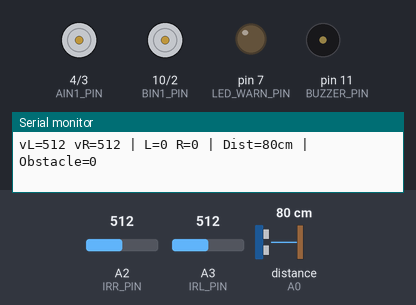
Simulated run of this sketch. Board: Arduino Uno, built with avr-gcc and run on an emulated ATmega328P. Parts: motor-driver pin pairs drawn as motors (green arrow = first pin HIGH = forward, orange = second pin HIGH = backward, longer = more drive, scaled by the enable pin), output pins drawn as LEDs (lit = HIGH), buzzer (waves = sounding), the last lines printed to the serial monitor. Wiring (inferred from the names in the program): ultrasonic range finder: trigger pin 13; echo A0. Inputs (shaded band) come from the test bench; at power-on: distance to the obstacle (sensor on A0) 80 cm, A2 (IRR_PIN) = 512, A3 (IRL_PIN) = 512. The echo pulse lasts 58.3 µs per cm; pins used as bus, display or sensor lines are not drawn.

Above: at 1.2 s.
1.3 s: distance to the obstacle (sensor on A0) set to 4 cm
At 1.38 s:
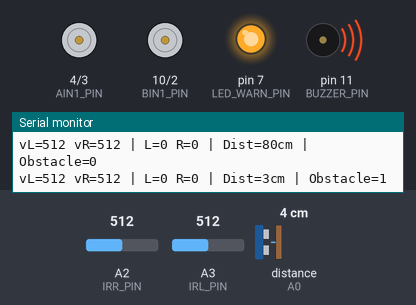
4.3 s: A2 (IRR_PIN) set to 985
7.3 s: A2 (IRR_PIN) set to 1009
10.3 s: distance to the obstacle (sensor on A0) set to 18 cm
At 11.3 s:
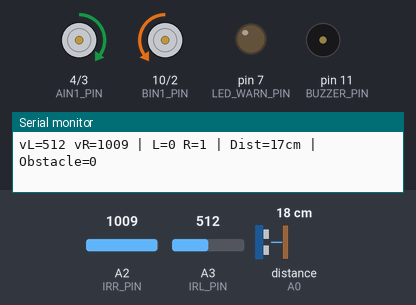
11.8 s: A3 (IRL_PIN) set to 744
14.8 s: A3 (IRL_PIN) set to 765
At 16.2 s:
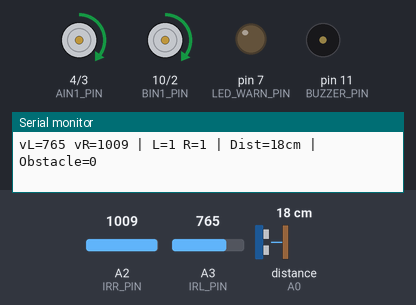
Timing chart, 0 to 17.3 s (numbered marks = the images above; inputs shaded):
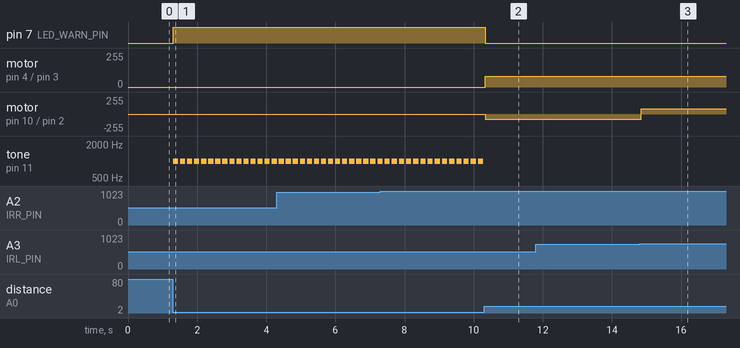

Measured:
- the behaviour switches between 750 and 751 on A3 (IRL_PIN) (found by bisection; images 2 and 3)
- after the input at 1.3 s, pin 7 (LED_WARN_PIN): LOW → HIGH at once; tone on pin 11 (BUZZER_PIN): alternates 1000 Hz for 0.15 s and silent for 0.05 s, starting at once
- after the input at 10.3 s, pin 7 (LED_WARN_PIN): HIGH → LOW at once; motor on pin 4 (AIN1_PIN) / pin 3 (AIN2_PIN): stopped → forward 80/255 at once; motor on pin 10 (BIN1_PIN) / pin 2 (BIN2_PIN): stopped → backward 80/255 at once; tone on pin 11 (BUZZER_PIN): stops changing and stays silent
- after the input at 14.8 s, motor on pin 10 (BIN1_PIN) / pin 2 (BIN2_PIN): backward 80/255 → forward 80/255 after 0.05 s

The sketch:

main.ino
```cpp
/*
  2륜 라인트레이서 + 장애물 경고
  (디지털 IR + HC-SR04 초음파 + 부저 tone())
  모터 드라이버: TB6612FNG (STBY 핀은 물리적으로 5V 레일에 연결)
*/

constexpr uint8_t AIN1_PIN = 4;   // 좌 모터 방향1
constexpr uint8_t AIN2_PIN = 3;   // 좌 모터 방향2
constexpr uint8_t PWMA_PIN = 5;   // 좌 모터 속도(PWM)

constexpr uint8_t LED_WARN_PIN = 7; // 거리감지 led

constexpr uint8_t BIN1_PIN = 10;  // 우 모터 방향1
constexpr uint8_t BIN2_PIN = 2;   // 우 모터 방향2
constexpr uint8_t PWMB_PIN = 6;   // 우 모터 속도(PWM)

constexpr uint8_t IRL_PIN = A3;   // 왼쪽 IR 센서
constexpr uint8_t IRR_PIN = A2;   // 오른쪽 IR 센서

constexpr uint8_t TRIG_PIN = 13;  // 초음파 Trig
constexpr uint8_t ECHO_PIN = A0;  // 초음파 Echo
constexpr uint8_t BUZZER_PIN = 11; // 부저 tone

// 라인센서 임계값
const int thrL = 750;
const int thrR = 750;

// 속도 및 거리
const int baseSpeed = 80;
const int STOP_DIST = 5;     // 즉시 정지 거리
const int WARN_DIST = 12;    // 경고음 발생 거리
const int BEEP_DURATION_MS = 150; // 부저 1회 재생 시간

// 장애물 감지 상태
struct ObstacleState {
  bool detected = false;
  bool beeping = false;
  unsigned long lastBeepTime = 0;
};
ObstacleState obstacleState;

void setup() {

  pinMode(LED_WARN_PIN, OUTPUT);

  pinMode(AIN1_PIN, OUTPUT);
  pinMode(AIN2_PIN, OUTPUT);
  pinMode(PWMA_PIN, OUTPUT);

  pinMode(BIN1_PIN, OUTPUT);
  pinMode(BIN2_PIN, OUTPUT);
  pinMode(PWMB_PIN, OUTPUT);

  pinMode(IRL_PIN, INPUT);
  pinMode(IRR_PIN, INPUT);

  pinMode(TRIG_PIN, OUTPUT);
  pinMode(ECHO_PIN, INPUT);

  pinMode(BUZZER_PIN, OUTPUT);

  Serial.begin(9600);
  Serial.println("STBY=HIGH");
}

// 거리 측정 (cm)
long measureDistance() {
  digitalWrite(TRIG_PIN, LOW);
  delayMicroseconds(2);
  digitalWrite(TRIG_PIN, HIGH);
  delayMicroseconds(10);
  digitalWrite(TRIG_PIN, LOW);

  unsigned long duration = pulseIn(ECHO_PIN, HIGH, 60000);
  if (duration == 0) return 0;
  return duration / 58;
}

// 모터 구동
void drive(int spd, bool leftFwd, bool rightFwd) {
  digitalWrite(AIN1_PIN, leftFwd ? HIGH : LOW);
  digitalWrite(AIN2_PIN, leftFwd ? LOW  : HIGH);
  analogWrite(PWMA_PIN, spd);

  digitalWrite(BIN1_PIN, rightFwd ? HIGH : LOW);
  digitalWrite(BIN2_PIN, rightFwd ? LOW  : HIGH);
  analogWrite(PWMB_PIN, spd);
}

// 장애물 감지 처리
void handleObstacle(long dist) {
  unsigned long now = millis();

  if (dist > 0 && dist <= WARN_DIST) {
    obstacleState.detected = true;
    digitalWrite(LED_WARN_PIN, HIGH);  // LED ON

    int interval = map(dist, STOP_DIST, WARN_DIST, BEEP_DURATION_MS, 500);

    if (!obstacleState.beeping && now - obstacleState.lastBeepTime >= interval) {
      tone(BUZZER_PIN, 1000, BEEP_DURATION_MS);  // 1kHz
      obstacleState.beeping = true;
      obstacleState.lastBeepTime = now;
    }

    if (obstacleState.beeping && now - obstacleState.lastBeepTime >= BEEP_DURATION_MS) {
      noTone(BUZZER_PIN);
      obstacleState.beeping = false;
    }

    if (dist <= STOP_DIST) {
      drive(0, true, true);  // 즉시 정지
    }
  } else {
    digitalWrite(LED_WARN_PIN, LOW);   // LED OFF
    noTone(BUZZER_PIN);
    obstacleState.beeping = false;
    obstacleState.detected = false;
  }
}

void loop() {
  // 1. 거리 측정
  long dist = measureDistance();

  // 2. 장애물 감지 및 경고 처리
  handleObstacle(dist);

  // 3. 라인트레이싱 (장애물 없을 때만 동작)
  int vL = analogRead(IRL_PIN);
  int vR = analogRead(IRR_PIN);
  bool onL = (vL > thrL);
  bool onR = (vR > thrR);

  if (!obstacleState.detected) {
    if      (onL && onR) drive(baseSpeed, true,  true);   // 직진
    else if (onL)        drive(baseSpeed, false, true);   // 좌회전
    else if (onR)        drive(baseSpeed, true,  false);  // 우회전
    else                 drive(0,         true,  true);   // 정지
  }

  // 4. 디버깅 출력
  Serial.print("vL="); Serial.print(vL);
  Serial.print(" vR="); Serial.print(vR);
  Serial.print(" | L="); Serial.print(onL);
  Serial.print(" R="); Serial.print(onR);
  Serial.print(" | Dist="); Serial.print(dist);
  Serial.print("cm | Obstacle="); Serial.println(obstacleState.detected);

  delay(10);
}
```
